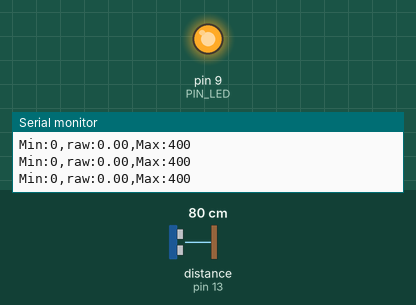
Bench run of a sketch on a simulated Arduino Uno, built with avr-gcc and run on an emulated ATmega328P. Shown: output pins drawn as LEDs (lit = HIGH), the last lines printed to the serial monitor. Wiring (inferred from the names in the program): ultrasonic range finder: trigger pin 12; echo pin 13. The test bench sets the inputs (shaded band); at power-on: distance to the obstacle (sensor on pin 13) 80 cm. The echo pulse lasts 58.3 µs per cm; pins used as bus, display or sensor lines are not drawn.

Above: at 1.2 s.
1.3 s: distance to the obstacle (sensor on pin 13) set to 18 cm
At 1.8 s:
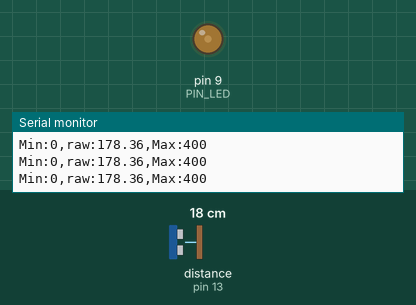
Timing chart, 0 to 4.3 s (numbered marks = the images above; inputs shaded):
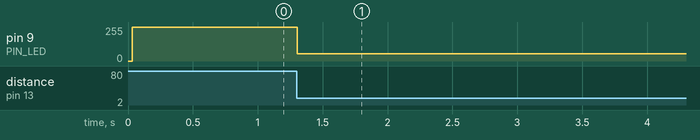

The sketch:

08_example_2.ino
```cpp
// Arduino pin assignment
#define PIN_LED 9
#define PIN_TRIG 12
#define PIN_ECHO 13

// configurable parameters
#define SND_VEL 346.0 // sound velocity at 24 celsius degree (unit: m/s)
#define INTERVAL 25 // sampling interval (unit: ms)
#define _DIST_MIN 100 // minimum distance to be measured (unit: mm)
#define _DIST_MAX 300 // maximum distance to be measured (unit: mm)

// global variables
float timeout; // unit: us
float dist_min, dist_max, dist_raw; // unit: mm
unsigned long last_sampling_time; // unit: ms
float scale; // used for pulse duration to distance conversion

void setup() {
// initialize GPIO pins
  pinMode(PIN_LED,OUTPUT);
  pinMode(PIN_TRIG,OUTPUT);
  digitalWrite(PIN_TRIG, LOW);
  pinMode(PIN_ECHO,INPUT);

// initialize USS related variables
  dist_min = _DIST_MIN;
  dist_max = _DIST_MAX;
  timeout = (INTERVAL / 2) * 1000.0; // precalculate pulseIn() timeout value. (unit: us)
  dist_raw = 0.0; // raw distance output from USS (unit: mm)
  scale = 0.001 * 0.5 * SND_VEL;

// initialize serial port
  Serial.begin(57600);

// initialize last sampling time
  last_sampling_time = 0;
}

void loop() {
// wait until next sampling time.
// millis() returns the number of milliseconds since the program started. Will overflow after 50 days.
  if(millis() < last_sampling_time + INTERVAL) return;

// get a distance reading from the USS


  dist_raw = USS_measure(PIN_TRIG,PIN_ECHO);

// output the read value to the serial port
  Serial.print("Min:0,");
  Serial.print("raw:");
  Serial.print(dist_raw);
  Serial.print(",");
  Serial.println("Max:400");

// turn on the LED if the distance is between dist_min and dist_max

  // analogWrite 두번째 인자에 넣어줄 변수 led를 초기화하고 값을 준다.
  // dist_raw에 비례하여 200에 가까워질수록 밝기가 세지도록(led 값이 0에 가까워지도록)한다.

  // dist_raw가 200이하일 때와 200 초과일 때를 나누어 식을 만든다.
  float led = dist_raw <= 200 ? 255-(2.55*(dist_raw-100)) : 2.55*(dist_raw-200);

  //led 값이 255 이상으로 올라가는 것을 방지한다.
  led = led >=255 ? 255 : led;
  led = led <= 0 ? 0 : led;

  //led를 반올림한다.
  led = round(led);
  analogWrite(PIN_LED, led);

// do something here

// update last sampling time
  last_sampling_time += INTERVAL;
}

// get a distance reading from USS. return value is in millimeter.
float USS_measure(int TRIG, int ECHO)
{
  float reading;
  digitalWrite(TRIG, HIGH);
  delayMicroseconds(10);
  digitalWrite(TRIG, LOW);
  reading = pulseIn(ECHO, HIGH, timeout) * scale; // unit: mm

  //만약 reading이 0이 된다면 이전 값인 dist_raw값으로 대체한다.
  if(reading < dist_min || reading > dist_max) reading = dist_raw; // return 0 when out of range.
  return reading;

  // Pulse duration to distance conversion example (target distance = 17.3m)
  // - round trip distance: 34.6m
  // - expected pulse duration: 0.1 sec, or 100,000us
  // - pulseIn(ECHO, HIGH, timeout) * 0.001 * 0.5 * SND_VEL
  //           = 100,000 micro*sec * 0.001 milli/micro * 0.5 * 346 meter/sec
  //           = 100,000 * 0.001 * 0.5 * 346 * micro * sec * milli * meter
  //                                           ----------------------------
  //                                           micro * sec
  //           = 100 * 173 milli*meter = 17,300 mm = 17.3m
  // pulseIn() returns microseconds.
}
```

Measured:
- after the input at 1.3 s, pin 9 (PIN_LED): 255/255 → 55/255 at once
